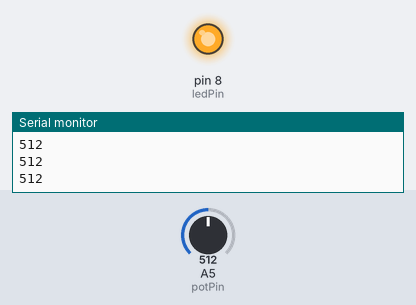
The sketch below on a simulated Arduino Uno, built with avr-gcc and run on an emulated ATmega328P. Shown: output pins drawn as LEDs (lit = HIGH), the last lines printed to the serial monitor. The test bench sets the inputs (shaded band); at power-on: A5 (potPin) = 512.

Above: at 1.2 s.
1.3 s: A5 (potPin) set to 523
At 2.5 s:
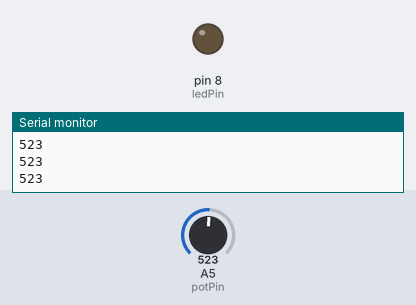
2.8 s: A5 (potPin) set to 511
At 3.9 s:
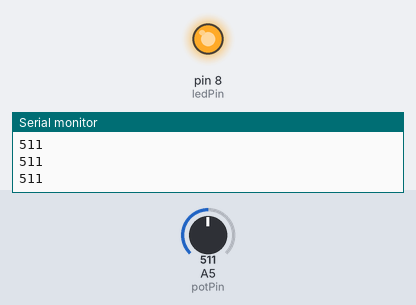
4.3 s: A5 (potPin) set to 716
At 4.9 s:
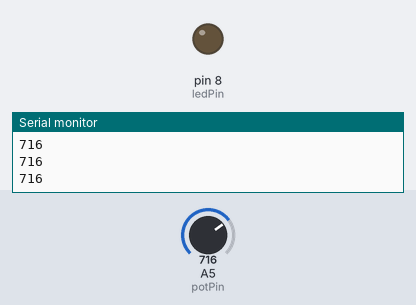
Timing chart, 0 to 7.3 s (numbered marks = the images above; inputs shaded):
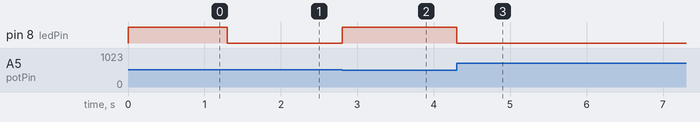

Measured:
- the behaviour switches between 512 and 513 on A5 (potPin) (found by bisection; images 0 and 1)
- after the input at 1.3 s, pin 8 (ledPin): HIGH → LOW at once
- after the input at 2.8 s, pin 8 (ledPin): LOW → HIGH at once
- after the input at 4.3 s, pin 8 (ledPin): HIGH → LOW at once

The sketch:

qinxie.ino
```cpp
int ledPin = 8 ;
int potPin = 5;

void setup() {
  // put your setup code here, to run once:

 pinMode(ledPin,OUTPUT);
 pinMode(potPin,INPUT);
   Serial.begin(9600);

}

void loop() {
  // put your main code here, to run repeatedly:
 int i;
 while(1)
 {
  i = analogRead(potPin);
  if(i>512)
  {
    digitalWrite(ledPin,LOW);
     Serial.println(i);
  }
  else{
    digitalWrite(ledPin,HIGH);
     Serial.println(i);
  }

 }

}
```
